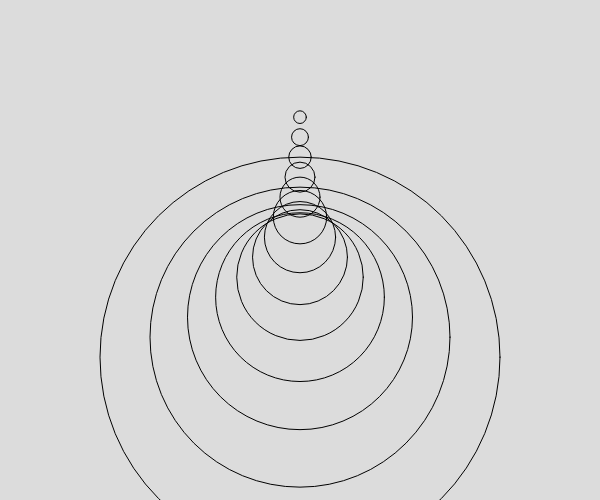
Frame 1 (no input)
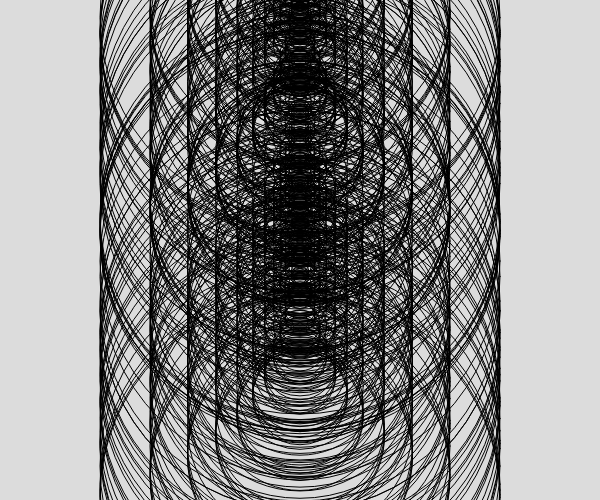
Frame 60 (no input)
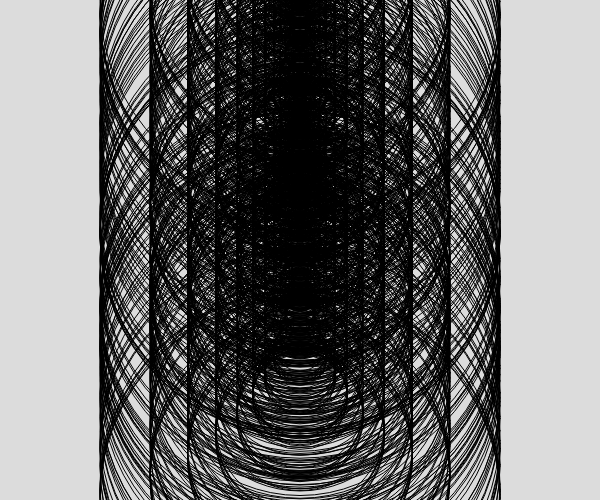
Frame 120 (the mouse pressed at the canvas centre since frame 60)

The p5.js sketch that drew these frames (run headless with seeded random() and noise() and a simulated clock; from frame 60 on, the mouse is pressed at the canvas centre):

// p5.js sketch
// ── sketch.js
function setup() {
  createCanvas(600, 500);
  background(220);
  noFill();

}

function draw() {
drawCircle(width / 2,random(0,height), 400);
}

function drawCircle(x, y, rad) {
  circle(x, y, rad);

  // EXIT CONDITION
  rad = rad * 0.75;
  if (rad > 10) {
    // recursive function
    drawCircle(x, y - 20, rad);
  }
}
